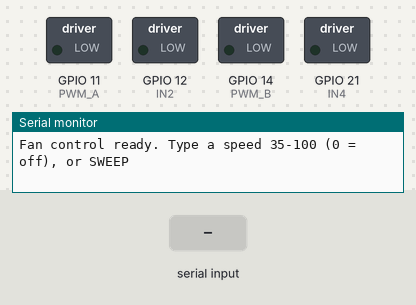
The sketch below on a simulated ESP32-S3. Shown: switched loads named in the sketch (green lamp = pin HIGH), the last lines printed to the serial monitor. The inputs (shaded band) are chosen by the test bench.

Above: at 2.2 s.
2.3 s: "SWEEP\n" received over Serial
At 3.7 s:
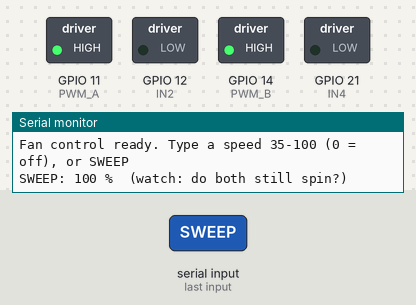
At 11.7 s:
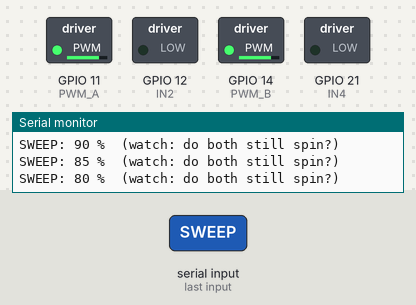
Timing chart, 0 to 16.8 s (numbered marks = the images above; inputs shaded):
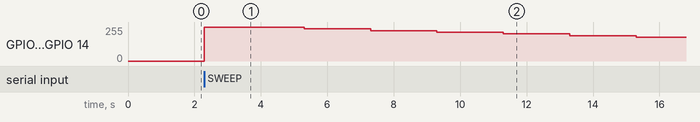

Measured:
- after the input at 2.3 s, GPIO 11 (PWM_A), GPIO 14 (PWM_B): 0/255 → 255/255 at once, → 241/255 3.0 s later, → 228/255 2.0 s later, → 215/255 2.0 s later, … (7 changes in this stretch)

The sketch:

FanTest.ino
```cpp
// Combined fan control through L298 driver for ESP32-S3 (HawkerFlow)
// Channel A = the 2 small NMB fans (in parallel), Channel B = the big SF-1225 fan.
// BOTH channels are always driven at the SAME speed.
//
// Wiring:
//   12V battery +  -> L298 "+12V"     12V battery - -> L298 "GND"
//   L298 GND       -> ESP32 GND  (common ground is REQUIRED)
//   Small fans red -> OUT1, black -> OUT2   (both small fans in parallel)
//   Big fan red    -> OUT3, black -> OUT4
//   4-pin L298N (FAN_HAS_EN 0): IN1 -> GPIO 11, IN2 -> GPIO 12, IN3 -> GPIO 14, IN4 -> GPIO 21
//   6-pin L298 (FAN_HAS_EN 1): remove ENA/ENB jumpers, ENA -> GPIO 10, ENB -> GPIO 13, plus IN1-IN4 as above
//   The ESP32 only sends signals - the fans are powered from 12V, never from a GPIO.
//
// Serial Monitor (115200, "Newline"): type
//   60      -> both fans 60 %
//   100     -> both fans 100 %
//   35      -> both fans at minimum (35 %)
//   0       -> both fans off
//   (1-34 is raised to 35 %, anything above 100 is capped at 100 %)
//   SWEEP   -> step both fans from 100% down to 35%, to check they keep spinning
// Needs esp32 core 3.x (uses ledcAttach / ledcWrite(pin, duty)).

#define ENA 10
#define IN1 11
#define IN2 12
#define ENB 13
#define IN3 14
#define IN4 21

// 0 = 4-pin L298N (only IN1-IN4, e.g. ZX-040): speed is PWM on IN1/IN3.
// 1 = 6-pin board with ENA/ENB: speed is PWM on ENA/ENB.
#define FAN_HAS_EN 0
#if FAN_HAS_EN
  #define PWM_A ENA
  #define PWM_B ENB
#else
  #define PWM_A IN1
  #define PWM_B IN3
#endif

const uint32_t PWM_FREQ = 1000;   // 1 kHz suits the slow L298
const uint8_t  PWM_BITS = 8;      // duty 0..255
const int MIN_PCT = 35;           // lowest speed both fans run at (fan B stalls below this)
const int MAX_PCT = 100;

int curPct = 0;                   // current speed of both fans

// Write the same duty to both channels
void writeBoth(int duty) {
  ledcWrite(PWM_A, duty);
  ledcWrite(PWM_B, duty);
}

int pctToDuty(int pct) {
  return map(pct, 0, 100, 0, 255);
}

void setFans(int pct) {
  if (pct <= 0) {
    pct = 0;                                  // off
  } else {
    pct = constrain(pct, MIN_PCT, MAX_PCT);   // 35..100
  }

  if (curPct == 0 && pct > 0) {   // kick-start: full power briefly so both start spinning
    writeBoth(255);
    delay(300);
  }

  writeBoth(pctToDuty(pct));
  curPct = pct;

  if (pct == 0) Serial.println("OK  Fans OFF");
  else          Serial.printf("OK  Both fans = %d %%\n", pct);
}

void sweep() {
  writeBoth(255);
  delay(1000);
  for (int pct = MAX_PCT; pct >= MIN_PCT; pct -= 5) {
    writeBoth(pctToDuty(pct));
    Serial.printf("SWEEP: %d %%  (watch: do both still spin?)\n", pct);
    delay(2000);
  }
  writeBoth(0);
  curPct = 0;
  Serial.println("Sweep done (fans now off).");
}

void setup() {
  Serial.begin(115200);
  delay(1000);
  pinMode(IN2, OUTPUT); digitalWrite(IN2, LOW);
  pinMode(IN4, OUTPUT); digitalWrite(IN4, LOW);
#if FAN_HAS_EN
  pinMode(IN1, OUTPUT); digitalWrite(IN1, HIGH);   // channel A: forward
  pinMode(IN3, OUTPUT); digitalWrite(IN3, HIGH);   // channel B: forward
#endif
  if (!ledcAttach(PWM_A, PWM_FREQ, PWM_BITS) || !ledcAttach(PWM_B, PWM_FREQ, PWM_BITS)) {
    Serial.println("FAIL: ledcAttach failed");
  }
  writeBoth(0);
  Serial.println("Fan control ready. Type a speed 35-100 (0 = off), or SWEEP");
}

void loop() {
  if (!Serial.available()) return;
  String line = Serial.readStringUntil('\n');
  line.trim();
  line.toUpperCase();
  if (line.length() == 0) return;

  if (line == "SWEEP") {
    sweep();
  } else if (isDigit(line.charAt(0))) {
    setFans(line.toInt());
  } else {
    Serial.println("ERR  use: 60 | 100 | 0 | SWEEP");
  }
}
```
